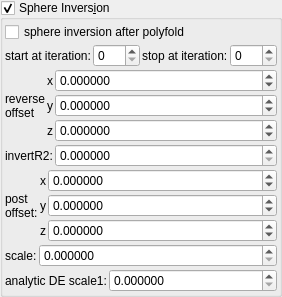
    <widget class="MyGroupBox" name="groupCheck_transf_sphere_inversion_enabled_false">
     <property name="title">
      <string>Sphere Invers&amp;ion</string>
     </property>
     <property name="checkable">
      <bool>true</bool>
     </property>
     <layout class="QVBoxLayout" name="verticalLayout_9" stretch="0,0,0,0,0,0,0">
      <property name="spacing">
       <number>2</number>
      </property>
      <property name="leftMargin">
       <number>2</number>
      </property>
      <property name="topMargin">
       <number>2</number>
      </property>
      <property name="rightMargin">
       <number>2</number>
      </property>
      <property name="bottomMargin">
       <number>2</number>
      </property>
      <item>
       <widget class="MyCheckBox" name="checkBox_transf_function_enabledI_false">
        <property name="text">
         <string notr="true">sphere inversion after polyfold</string>
        </property>
       </widget>
      </item>
      <item>
       <layout class="QGridLayout" name="gridLayout_69">
        <property name="spacing">
         <number>2</number>
        </property>
        <item row="1" column="3">
         <widget class="MySpinBox" name="spinboxInt_transf_stop_iterations_D1">
          <property name="sizePolicy">
           <sizepolicy hsizetype="Minimum" vsizetype="Maximum">
            <horstretch>0</horstretch>
            <verstretch>0</verstretch>
           </sizepolicy>
          </property>
          <property name="maximum">
           <number>999</number>
          </property>
         </widget>
        </item>
        <item row="1" column="1">
         <widget class="MySpinBox" name="spinboxInt_transf_start_iterations_D">
          <property name="sizePolicy">
           <sizepolicy hsizetype="Minimum" vsizetype="Maximum">
            <horstretch>0</horstretch>
            <verstretch>0</verstretch>
           </sizepolicy>
          </property>
          <property name="maximum">
           <number>999</number>
          </property>
         </widget>
        </item>
        <item row="1" column="0">
         <widget class="QLabel" name="label_260">
          <property name="text">
           <string>start at iteration:</string>
          </property>
         </widget>
        </item>
        <item row="1" column="2">
         <widget class="QLabel" name="label_268">
          <property name="text">
           <string>stop at iteration:</string>
          </property>
         </widget>
        </item>
       </layout>
      </item>
      <item>
       <layout class="QGridLayout" name="gridLayout_40" columnstretch="0,0,1">
        <property name="spacing">
         <number>2</number>
        </property>
        <item row="1" column="1">
         <widget class="QLabel" name="label_144">
          <property name="text">
           <string notr="true">y</string>
          </property>
         </widget>
        </item>
        <item row="0" column="1">
         <widget class="QLabel" name="label_146">
          <property name="text">
           <string notr="true">x</string>
          </property>
         </widget>
        </item>
        <item row="2" column="1">
         <widget class="QLabel" name="label_148">
          <property name="text">
           <string notr="true">z</string>
          </property>
         </widget>
        </item>
        <item row="0" column="0" rowspan="3">
         <widget class="QLabel" name="label_282">
          <property name="text">
           <string>reverse
offset</string>
          </property>
         </widget>
        </item>
        <item row="0" column="2">
         <widget class="MyDoubleSpinBox" name="spinbox3_transf_offset_000_x">
          <property name="sizePolicy">
           <sizepolicy hsizetype="Minimum" vsizetype="Maximum">
            <horstretch>0</horstretch>
            <verstretch>0</verstretch>
           </sizepolicy>
          </property>
          <property name="font">
           <font>
            <weight>50</weight>
            <bold>false</bold>
           </font>
          </property>
          <property name="prefix">
           <string/>
          </property>
          <property name="suffix">
           <string/>
          </property>
          <property name="decimals">
           <number>6</number>
          </property>
          <property name="minimum">
           <double>-99.989999999999995</double>
          </property>
          <property name="maximum">
           <double>99.989999999999995</double>
          </property>
          <property name="singleStep">
           <double>0.100000000000000</double>
          </property>
         </widget>
        </item>
        <item row="1" column="2">
         <widget class="MyDoubleSpinBox" name="spinbox3_transf_offset_000_y">
          <property name="sizePolicy">
           <sizepolicy hsizetype="Minimum" vsizetype="Maximum">
            <horstretch>0</horstretch>
            <verstretch>0</verstretch>
           </sizepolicy>
          </property>
          <property name="font">
           <font>
            <weight>50</weight>
            <bold>false</bold>
           </font>
          </property>
          <property name="prefix">
           <string/>
          </property>
          <property name="suffix">
           <string/>
          </property>
          <property name="decimals">
           <number>6</number>
          </property>
          <property name="minimum">
           <double>-99.989999999999995</double>
          </property>
          <property name="maximum">
           <double>99.989999999999995</double>
          </property>
          <property name="singleStep">
           <double>0.100000000000000</double>
          </property>
         </widget>
        </item>
        <item row="2" column="2">
         <widget class="MyDoubleSpinBox" name="spinbox3_transf_offset_000_z">
          <property name="sizePolicy">
           <sizepolicy hsizetype="Minimum" vsizetype="Maximum">
            <horstretch>0</horstretch>
            <verstretch>0</verstretch>
           </sizepolicy>
          </property>
          <property name="font">
           <font>
            <weight>50</weight>
            <bold>false</bold>
           </font>
          </property>
          <property name="prefix">
           <string/>
          </property>
          <property name="suffix">
           <string/>
          </property>
          <property name="decimals">
           <number>6</number>
          </property>
          <property name="minimum">
           <double>-99.989999999999995</double>
          </property>
          <property name="maximum">
           <double>99.989999999999995</double>
          </property>
          <property name="singleStep">
           <double>0.100000000000000</double>
          </property>
         </widget>
        </item>
       </layout>
      </item>
      <item>
       <layout class="QGridLayout" name="gridLayout_7" columnstretch="0,1">
        <item row="1" column="1">
         <widget class="MyDoubleSpinBox" name="spinbox_transf_maxR2_1">
          <property name="sizePolicy">
           <sizepolicy hsizetype="Minimum" vsizetype="Maximum">
            <horstretch>0</horstretch>
            <verstretch>0</verstretch>
           </sizepolicy>
          </property>
          <property name="prefix">
           <string/>
          </property>
          <property name="suffix">
           <string/>
          </property>
          <property name="decimals">
           <number>6</number>
          </property>
          <property name="minimum">
           <double>0.000000000000000</double>
          </property>
          <property name="maximum">
           <double>99.989999999999995</double>
          </property>
          <property name="singleStep">
           <double>0.100000000000000</double>
          </property>
         </widget>
        </item>
        <item row="1" column="0">
         <widget class="QLabel" name="label_22">
          <property name="text">
           <string>invertR2:</string>
          </property>
         </widget>
        </item>
       </layout>
      </item>
      <item>
       <layout class="QGridLayout" name="gridLayout_34" columnstretch="0,0,1">
        <property name="spacing">
         <number>2</number>
        </property>
        <item row="1" column="1">
         <widget class="QLabel" name="label_122">
          <property name="text">
           <string notr="true">y</string>
          </property>
         </widget>
        </item>
        <item row="0" column="2">
         <widget class="MyDoubleSpinBox" name="spinbox3_transf_addition_constant_x">
          <property name="sizePolicy">
           <sizepolicy hsizetype="Minimum" vsizetype="Maximum">
            <horstretch>0</horstretch>
            <verstretch>0</verstretch>
           </sizepolicy>
          </property>
          <property name="prefix">
           <string/>
          </property>
          <property name="suffix">
           <string/>
          </property>
          <property name="decimals">
           <number>6</number>
          </property>
          <property name="minimum">
           <double>-99.989999999999995</double>
          </property>
          <property name="maximum">
           <double>99.989999999999995</double>
          </property>
          <property name="singleStep">
           <double>0.100000000000000</double>
          </property>
         </widget>
        </item>
        <item row="1" column="2">
         <widget class="MyDoubleSpinBox" name="spinbox3_transf_addition_constant_y">
          <property name="sizePolicy">
           <sizepolicy hsizetype="Minimum" vsizetype="Maximum">
            <horstretch>0</horstretch>
            <verstretch>0</verstretch>
           </sizepolicy>
          </property>
          <property name="prefix">
           <string/>
          </property>
          <property name="suffix">
           <string/>
          </property>
          <property name="decimals">
           <number>6</number>
          </property>
          <property name="minimum">
           <double>-99.989999999999995</double>
          </property>
          <property name="maximum">
           <double>99.989999999999995</double>
          </property>
          <property name="singleStep">
           <double>0.100000000000000</double>
          </property>
         </widget>
        </item>
        <item row="2" column="2">
         <widget class="MyDoubleSpinBox" name="spinbox3_transf_addition_constant_z">
          <property name="sizePolicy">
           <sizepolicy hsizetype="Minimum" vsizetype="Maximum">
            <horstretch>0</horstretch>
            <verstretch>0</verstretch>
           </sizepolicy>
          </property>
          <property name="prefix">
           <string/>
          </property>
          <property name="suffix">
           <string/>
          </property>
          <property name="decimals">
           <number>6</number>
          </property>
          <property name="minimum">
           <double>-99.989999999999995</double>
          </property>
          <property name="maximum">
           <double>99.989999999999995</double>
          </property>
          <property name="singleStep">
           <double>0.100000000000000</double>
          </property>
         </widget>
        </item>
        <item row="2" column="1">
         <widget class="QLabel" name="label_127">
          <property name="text">
           <string notr="true">z</string>
          </property>
         </widget>
        </item>
        <item row="0" column="0" rowspan="3">
         <widget class="QLabel" name="label_259">
          <property name="text">
           <string>post
offset:</string>
          </property>
         </widget>
        </item>
        <item row="0" column="1">
         <widget class="QLabel" name="label_121">
          <property name="text">
           <string notr="true">x</string>
          </property>
         </widget>
        </item>
       </layout>
      </item>
      <item>
       <layout class="QGridLayout" name="gridLayout_8" columnstretch="0,1">
        <item row="1" column="1">
         <widget class="MyDoubleSpinBox" name="spinbox_transf_scaleA_1">
          <property name="sizePolicy">
           <sizepolicy hsizetype="Minimum" vsizetype="Maximum">
            <horstretch>0</horstretch>
            <verstretch>0</verstretch>
           </sizepolicy>
          </property>
          <property name="prefix">
           <string/>
          </property>
          <property name="suffix">
           <string/>
          </property>
          <property name="decimals">
           <number>6</number>
          </property>
          <property name="minimum">
           <double>0.000000000000000</double>
          </property>
          <property name="maximum">
           <double>99.989999999999995</double>
          </property>
          <property name="singleStep">
           <double>0.100000000000000</double>
          </property>
         </widget>
        </item>
        <item row="1" column="0">
         <widget class="QLabel" name="label_23">
          <property name="text">
           <string>scale:</string>
          </property>
         </widget>
        </item>
       </layout>
      </item>
      <item>
       <layout class="QGridLayout" name="gridLayout_10" columnstretch="0,1">
        <item row="1" column="1">
         <widget class="MyDoubleSpinBox" name="spinbox_analyticDE_scale_1">
          <property name="sizePolicy">
           <sizepolicy hsizetype="Minimum" vsizetype="Maximum">
            <horstretch>0</horstretch>
            <verstretch>0</verstretch>
           </sizepolicy>
          </property>
          <property name="prefix">
           <string/>
          </property>
          <property name="suffix">
           <string/>
          </property>
          <property name="decimals">
           <number>6</number>
          </property>
          <property name="minimum">
           <double>0.000000000000000</double>
          </property>
          <property name="maximum">
           <double>99.989999999999995</double>
          </property>
          <property name="singleStep">
           <double>0.100000000000000</double>
          </property>
         </widget>
        </item>
        <item row="1" column="0">
         <widget class="QLabel" name="label_25">
          <property name="text">
           <string>analytic DE scale1:</string>
          </property>
         </widget>
        </item>
       </layout>
      </item>
     </layout>
    </widget>
